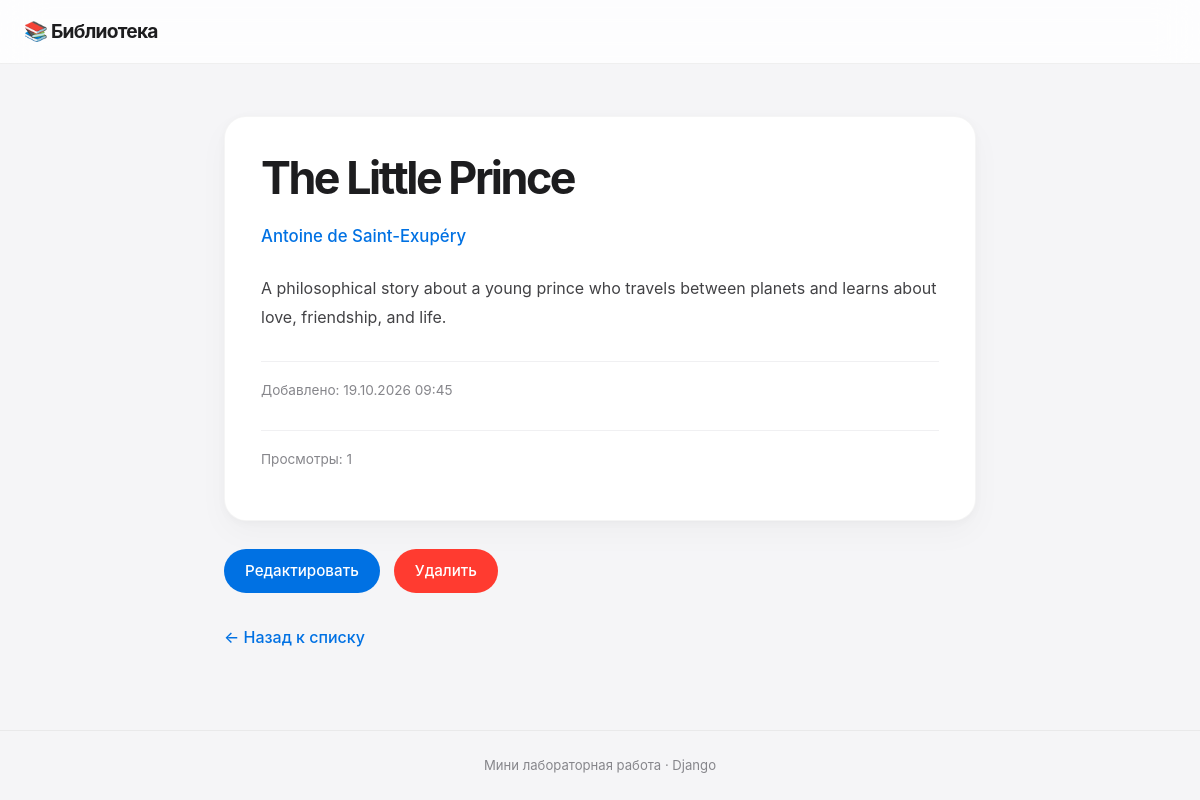
Page /4/ on the committed database.
### books/models.py (models this page shows, shortened)
class Book(models.Model):
    title = models.CharField(max_length=200)
    author = models.CharField(max_length=100)
    description = models.TextField(blank=True)
    created_at = models.DateTimeField(auto_now_add=True)
    likes = models.PositiveIntegerField(default=0)

### books/views.py (the view)
# urls.py: path("<int:pk>/", views.book_detail, name="book_detail"),
def book_detail(request, pk):
    book = get_object_or_404(Book, pk=pk)
    Book.objects.filter(pk=pk).update(likes=F("likes") + 1)
    book.refresh_from_db()
    return render(request, "books/book_detail.html", {"book": book})

### books/templates/books/book_detail.html
{% extends 'books/base.html' %}{% block title %}{{ book.title }}{% endblock %}
{% block content %}
<article class="book-card">
    <h1>{{ book.title }}</h1>
    <p class="author">{{ book.author }}</p>
    <p class="description">
        {{ book.description|default:"Описание пока не добавлено." }}
    </p>
    <p class="date">Добавлено: {{ book.created_at|date:"d.m.Y H:i" }}</p>
    <p class="date">Просмотры: {{ book.likes }}</p>
</article>
<div class="actions">
  <a href="{% url 'book_update' book.pk %}" class="btn">Редактировать</a>
  <a href="{% url 'book_delete' book.pk %}" class="btn btn-danger">Удалить</a>
</div>
<a href="{% url 'book_list' %}" class="back-link">← Назад к списку</a>
{% endblock %}

### books/static/books/style.css (style rules this page uses)
:root { color-scheme: light; --bg: #f5f5f7; --card: #ffffff; --text: #1d1d1f; --muted: #86868b; --accent: #0071e3; --accent-dark: #0077ed; --border: #d2d2d7; --danger: #ff3b30; --radius: 18px; --radius-sm: 12px; --shadow: 0 2px 8px rgb(0 0 0 / 3%), 0 12px 32px rgb(0 0 0 / 3%); }
* { box-sizing: border-box; }
html { scroll-behavior: smooth; }
body { min-height: 100vh; margin: 0; display: flex; flex-direction: column; background: var(--bg); color: var(--text); font-family: -apple-system, BlinkMacSystemFont, "SF Pro Display", "SF Pro Text", "Segoe UI", sans-serif; font-size: 16px; line-height: 1.6; -webkit-font-smoothing: antialiased; -moz-osx-font-smoothing: grayscale; }
h1 { margin: 0 0 32px; font-size: clamp(2rem, 5vw, 2.8rem); font-weight: 700; line-height: 1.12; letter-spacing: -0.055em; }
.book-card { padding: 36px; background: var(--card); border: 1px solid rgb(0 0 0 / 4%); border-radius: 22px; box-shadow: var(--shadow); }
.book-card h1 { margin-bottom: 20px; }
.book-card .author { margin: 0 0 24px; color: var(--accent); font-size: 1.05rem; font-weight: 550; }
.book-card .description { margin: 24px 0; color: #424245; font-size: 1rem; line-height: 1.85; overflow-wrap: anywhere; }
.book-card .date { display: block; margin-top: 28px; padding-top: 18px; color: var(--muted); font-size: 0.85rem; border-top: 1px solid #f0f0f2; }
.back-link { display: inline-flex; align-items: center; gap: 6px; margin-top: 24px; color: var(--accent); font-weight: 550; text-decoration: none; transition: color 0.2s ease; }
.btn { display: inline-flex; align-items: center; justify-content: center; gap: 8px; min-height: 44px; padding: 11px 20px; margin: 0 4px 8px 0; background: var(--accent); color: #fff; border: 1px solid transparent; border-radius: 980px; font: inherit; font-size: 0.95rem; font-weight: 550; line-height: 1.3; text-align: center; text-decoration: none; white-space: nowrap; cursor: pointer; user-select: none; -webkit-tap-highlight-color: transparent; transition: background-color 0.2s ease, color 0.2s ease, border-color 0.2s ease, box-shadow 0.2s ease, transform 0.15s ease; }
.btn-danger { background: var(--danger); color: #fff; }
.actions { display: flex; align-items: center; flex-wrap: wrap; gap: 10px; margin-top: 28px; }

### rows in the picture
Book: title "The Little Prince", author "Antoine de Saint-Exupéry", description "A philosophical story about a young prince who travels between planets and learns about love, friendship, and life.", created_at "19.10.2026 09:45", likes "1"
